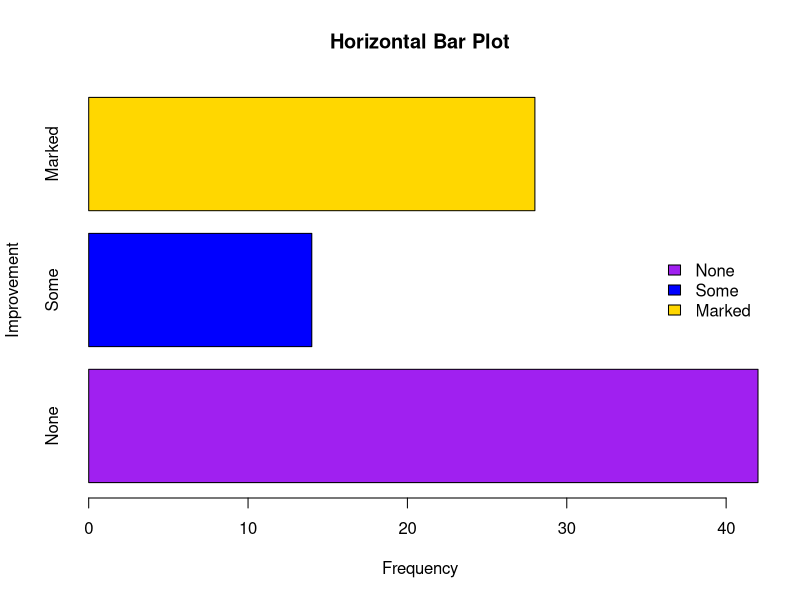
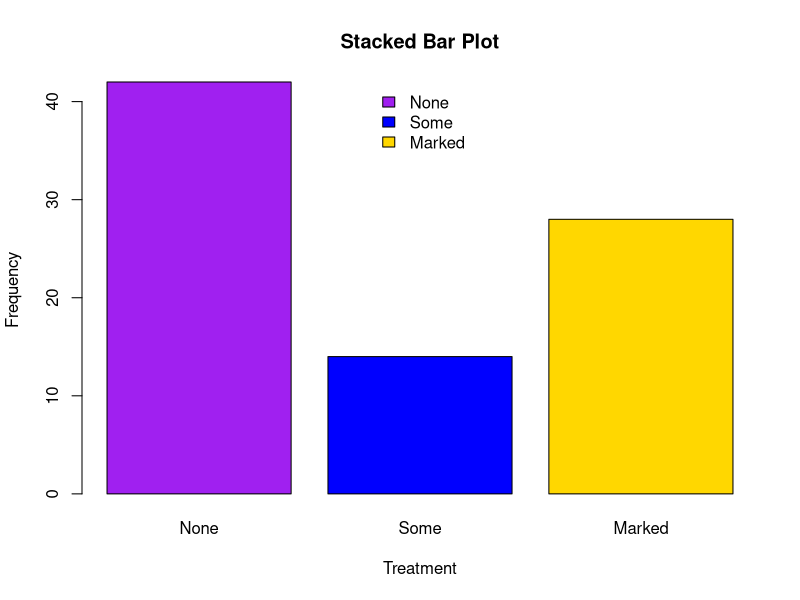
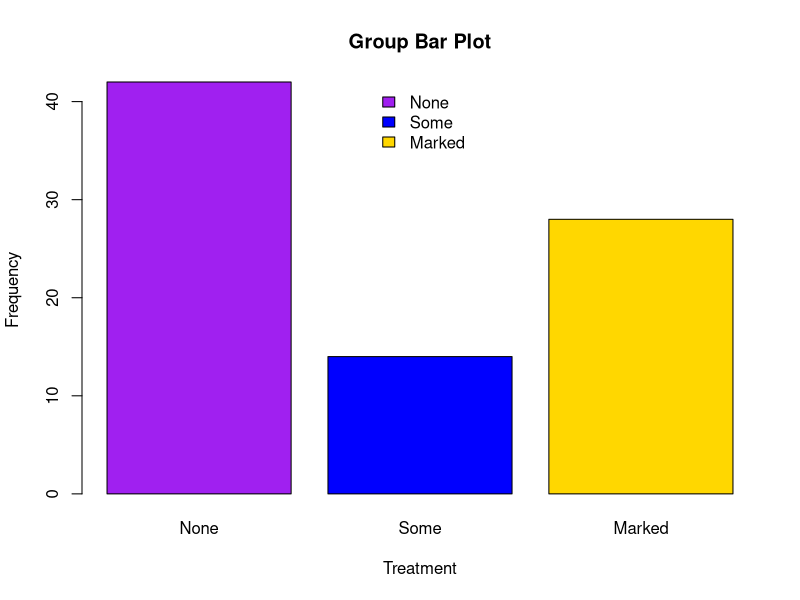
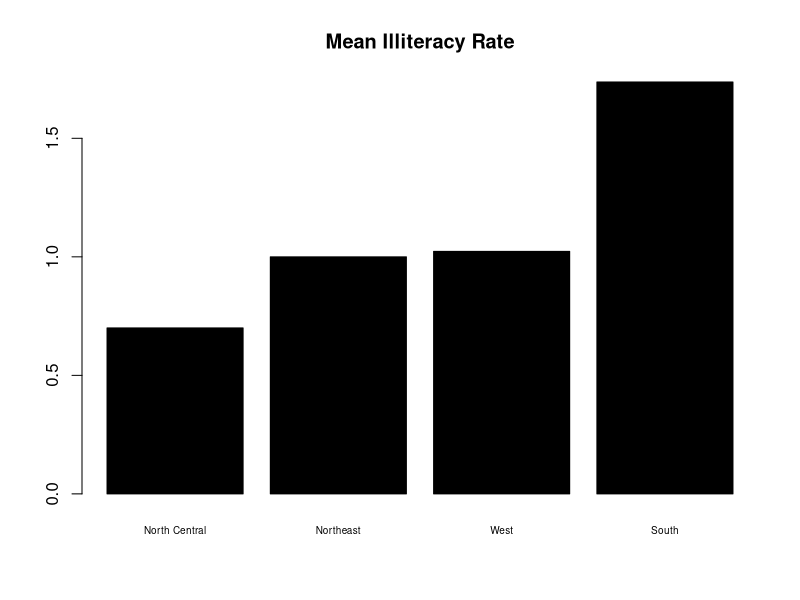
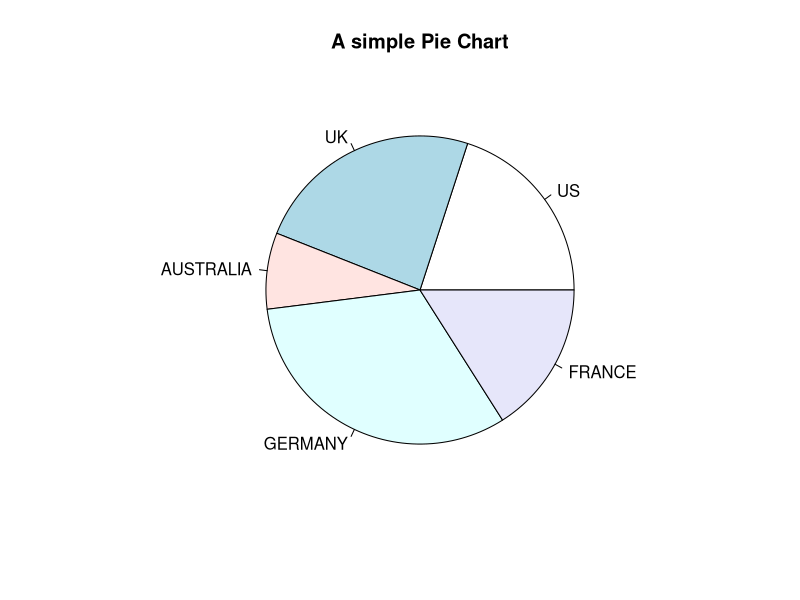
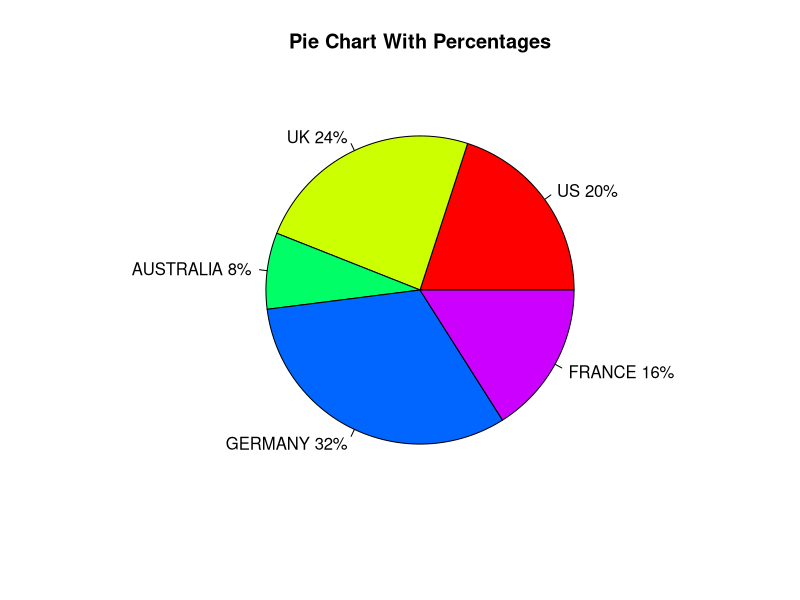
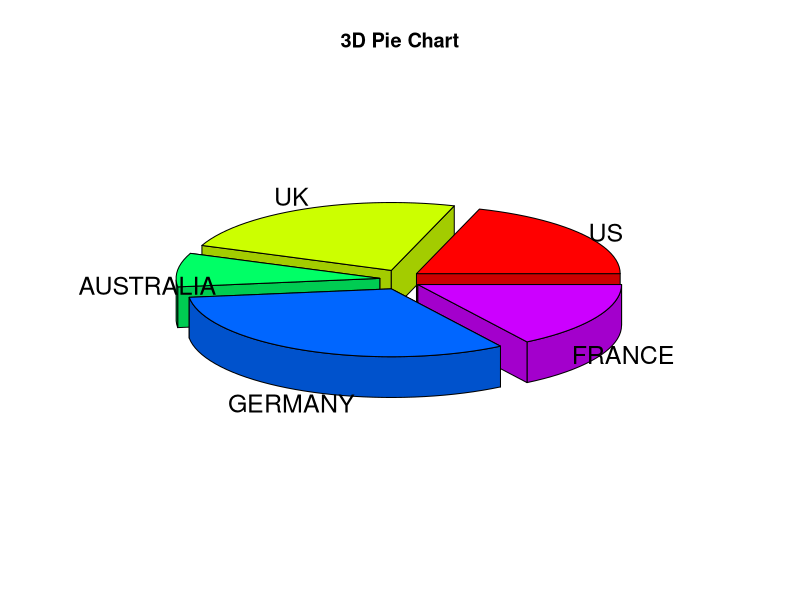
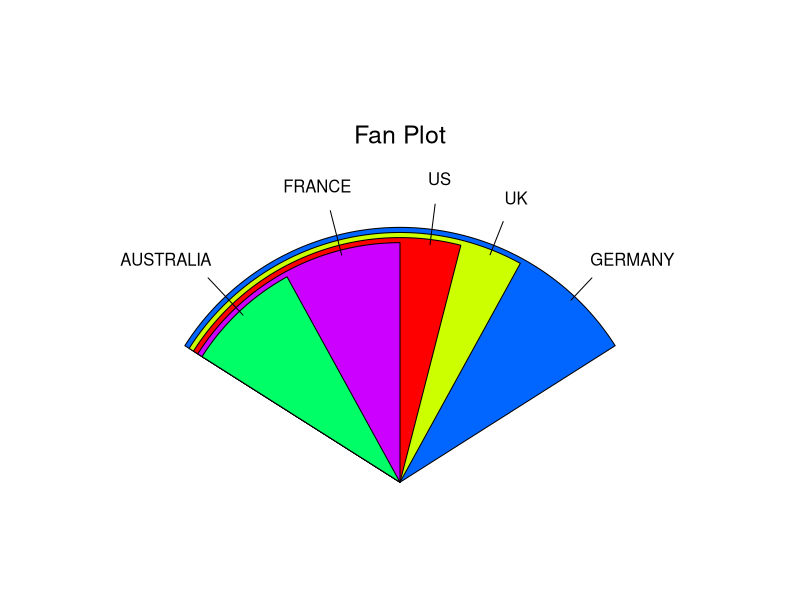

Here is the R script that generated these plots, in order:
## ---- chunk 1
x <- c(1,2,3,4,5,6,7,8)
mean(x)
sd(x)
var(x)
length(x)
qnorm(0.9, mean=500, sd=100) #90th percentile of norm dist with mean=500 & sd=100
## ---- chunk 2
set.seed(1)
MyNornmalData <- rnorm(50, mean=50, sd=50)
MyNornmalData
## ---- chunk 3
library (MASS)
options(digits=3)
mean <- c(230.7,146.7,3.6) #Mean vector
sigma <- matrix(c(15360.8, 6721.2, -47.1, 6721.20, 4700.9, -16.5, -47.1, -16.50, 0.3), nrow=3, ncol=3) #Covariance matrix
mydata <-mvrnorm(500, mean, sigma)
mydata <- as.data.frame(mydata)
names(mydata) <- c("y","x1","x2")
head(mydata, n=10) #Display only 10 of our 500 observation
## ---- chunk 4
a <- 5
sqrt(a) #Square root of a
b <- c(1.243, 5.654, 2.99)
round(b) #Round the vectors to the nearest whole no.
c <- matrix(runif(12), nrow=3, ncol=4) #Generate a 12 random 3 by 4 matrix of a uniform distribution
log(c) #log of base 10 of c
mydata <- matrix(rnorm(30), nrow=6)
mydata
apply(mydata, 1, mean) #Calculate the row means
apply(mydata, 2, mean) #Calculate the column means
apply(mydata, 2, mean, trim=0.2) #Calculate the column means with bottom 20% and top 20%  of the values discarded
## ---- chunk 5
options(digits=2)
Students <- c("John Davis", "Angela Williams", "Bullwinkle Moose", "David Jones", "Janice Markhammer", "Cheryl Cushing", "Reuven Ytzrhah", "Greg Knox", "Joel England", "Mary Rayburn")
Math <- c(502, 600, 412, 358, 495, 512, 410, 625, 573, 522)
Science <- c(95, 99, 80, 82, 75, 85, 80, 95, 89, 86)
English <- c(22, 22, 18, 15, 20, 28, 15, 30, 27, 18)
roster <- data.frame(Students, Math, Science, English)

z <- scale(roster[,2:4]) #standardize the exams scores 
score <- apply(z, 1, mean) #find the mean of the standardized score for each student
roster <- cbind(roster, score) #combine the standardized score mean of each student to the roster

y <- quantile(score, c(0.8, 0.6, 0.4, 0.2))

roster$grade[roster$score>=y[1]] <- "A" #assigning grades to the scores
roster$grade[roster$score<y[1]&roster$score>=y[2]] <- "B"
roster$grade[roster$score<y[2]&roster$score>=y[3]] <-"C"
roster$grade[roster$score<y[3]&roster$score>=y[4]] <-"D"
roster$grade[roster$score<y[4]]<- "F"

name <- strsplit(roster$Students, " ")

Firstname <- sapply(name, "[", 1)  #split the students name to first name and last name
Lastname <- sapply(name, "[", 2)
roster <- cbind(Firstname,  Lastname, roster[,-1])

roster <- roster[order(Lastname, Firstname),] #order the students by last name then by first name 
roster
## ---- chunk 6
options(digits=4)
attach(mtcars)
aggdata <- aggregate(mtcars, by=list(cyl, gear), FUN=mean, na.rm=TRUE)
aggdata
## ---- chunk 7
library(vcd)
counts <- table(Arthritis$Improved) 

barplot(counts, main="Horizontal Bar Plot", xlab="Frequency", ylab="Improvement", col=c("purple", "blue", "gold"), horiz=TRUE) #horizontal barplot
legend("right", legend = rownames(counts), fill = c("purple", "blue", "gold"), bty = "n")

barplot(counts, main="Stacked Bar Plot", xlab="Treatment", ylab="Frequency", col=c("purple", "blue", "gold")) #stacked bar plot
legend("top", legend = rownames(counts), fill = c("purple", "blue", "gold"), bty = "n")

barplot(counts, main="Group Bar Plot", xlab="Treatment", ylab="Frequency", col=c("purple", "blue", "gold"), beside=TRUE) #grouped bar plot
legend("top", legend = rownames(counts), fill = c("purple", "blue", "gold"), bty = "n")

states <- data.frame(state.region, state.x77)
means <- aggregate(states$Illiteracy, by=list(state.region), mean)
means <- means[order(means$x),]
means
barplot(means$x, names.arg=means$Group.1, cex.names = 0.6, main= "Mean Illiteracy Rate", col=c("black")) #barplot of mean illiteracy rate
## ---- chunk 8
library(plotrix)
slices <- c(10, 12, 4, 16, 8)
lbls <- c("US", "UK", "AUSTRALIA", "GERMANY", "FRANCE")
pie(slices, labels=lbls, main="A simple Pie Chart") #simple pie chart

ptg <- round((slices)/sum(slices)*100)
lbls2 <- paste(lbls, " ", ptg, "%", sep="")
pie(slices, labels=lbls2, col=rainbow(5), main="Pie Chart With Percentages") #slices as percentages
pie3D(slices, labels=lbls, explode=0.1, main="3D Pie Chart")

fan.plot(slices, labels=lbls, main="Fan Plot") #fan plot
## ---- chunk 9
hist(mtcars$mpg, freq=FALSE, breaks=12, col="blue", xlab="Miles/Gallon", main="Histogram, Rug Plot, and Density Curve") #histogram with rug plot and density curve 
rug(jitter(mtcars$mpg), side=1, col="black")
lines(density(mtcars$mpg), col="black", lwd=2)
## ---- chunk 10
kd <- density(mtcars$mpg)
plot(kd, lwd=2, main="Kernel Density of mpg")
polygon(kd, col="grey")
rug(mtcars$mpg)

library(sm)
attach(mtcars)
cyl.f <- factor(cyl, levels = c(4,6,8), labels = c("4 Cylinders", "6 Cylinders", "8 Cylinders"))
sm.density.compare(mpg, cyl, xlab = "Miles/Gallon", lwd=2) #Comparative Kernel Density Plot for mtcars$cyl and mtcars$mpg
title("Miles Per Gallons Distribution by Car Cylinders")
legend("topright", levels(cyl.f), fill = 2:(1+length(levels(cyl.f))), bty = "n")
## ---- chunk 11
boxplot(mtcars$mpg, main="Box Plot", ylab="Miles per Gallon") # A simple box plot of mpg of the mtcars data
boxplot.stats(mtcars$mpg) #statistics of our box plot

boxplot(mpg~cyl, data = mtcars, main="Car Mileage", xlab = "Number of Cylinders", ylab = "Miles Per Gallon", col="red") #different cylinders and their miles/gallon using boxplot

## ---- chunk 12
options(digits = 4)
library(e1071)
myvars <- c("mpg", "hp", "wt")
mystats <- function(x){
  complete_x <- x[complete.cases(x)]
  n <- length(x)
  kurt <-kurtosis(x)
  skew <- skewness(x)
  m <- mean(x)
  s <- sd(x)
  return(c(n=n, mean=m, stdv=s, skewness=skew, kurtosis=kurt))
} #A function to calculate the length, mean, sd, skewness, kurtosis, of some selected variables in the mtcars data set
sapply(mtcars[myvars], mystats)

library(psych)
describe(mtcars[myvars]) #using describe function in the psych package to calculate various statistical measure of myvars 

library(psych)
by(mtcars[myvars], mtcars$am, describe) #aggregate statistics of myvars and transmission type variables in the mtcars data set
## ---- chunk 13
library(vcd)
attach(Arthritis)
mytable1 <- xtabs(~ Treatment + Improved)
chisq.test(mytable1) # chi-square test of independence. 
## ---- chunk 14
mytable2 <- table(Improved, Sex)
chisq.test(mytable2) 
## ---- chunk 15
states <- state.x77[,1:6]
cor(states, method = "pearson") #Pearson correlation of some selected variables in the state.x77 dataset
## ---- chunk 16
library(psych)
corr.test(states, use="complete")
## ---- chunk 17
sessionInfo()
